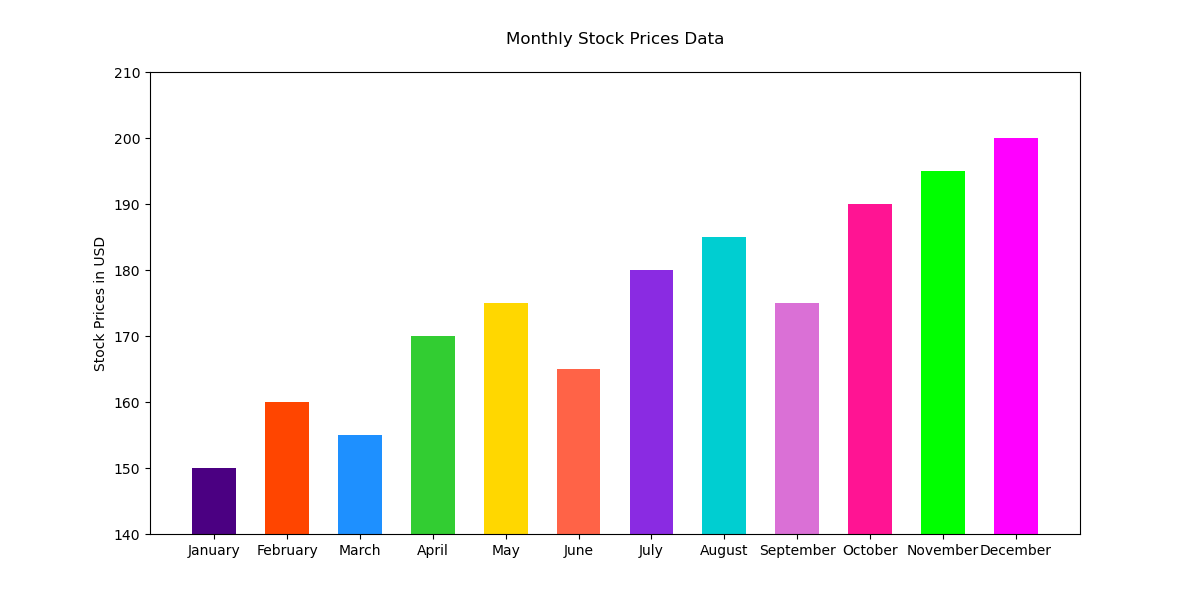

The script that drew this image:

import matplotlib.pyplot as plt

# Data
months = [
    'January', 'February', 'March', 'April', 'May', 'June', 
    'July', 'August', 'September', 'October', 'November', 'December'
]
stock_prices = [150, 160, 155, 170, 175, 165, 180, 185, 175, 190, 195, 200]

# Plotting the bar chart
plt.figure(figsize=(12, 6))  # changing width and height of the chart
plt.bar(months, stock_prices, width=0.6, color=[
    '#4B0082', '#FF4500', '#1E90FF', '#32CD32', 
    '#FFD700', '#FF6347', '#8A2BE2', '#00CED1', 
    '#DA70D6', '#FF1493', '#00FF00', '#FF00FF'
])  # change direction and color scheme of bars

# Customizing the plot
plt.ylabel('Stock Prices in USD')  # changing chart headline
plt.title('Monthly Stock Prices Data', pad=20)  # changing topic
plt.ylim(140, 210)  # adjust the limit to better spread out the bars

# Show the plot
plt.show()
